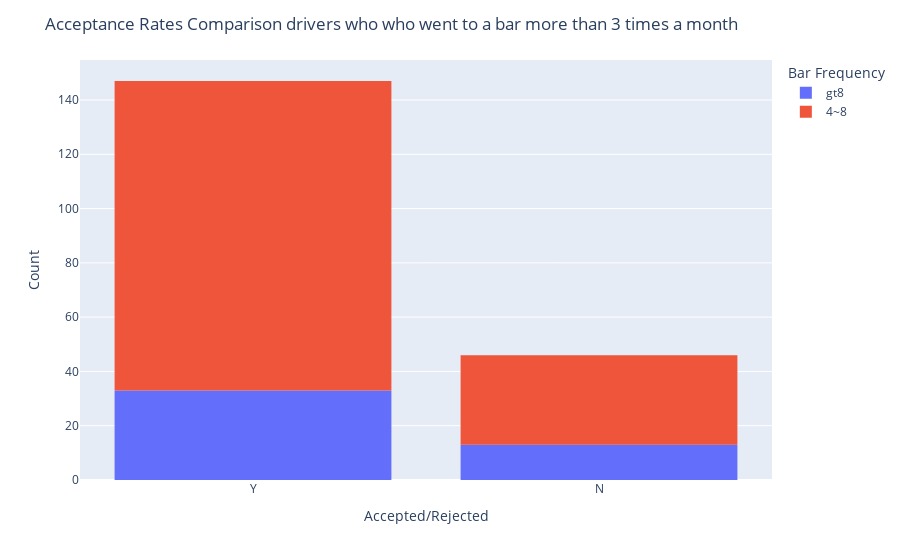

Source (notebook cell):
### Code cell
conditionality = 'drivers who who went to a bar more than 3 times a month'
filtereddf = coupons_bar
print(filtereddf.shape[0])
filtereddf = filtereddf[filtereddf['Bar'].isin(['gt8', '4~8'])]
print(filtereddf.shape[0])
accept_count = (filtereddf.query('Y == "Y"').count()['Y'])
reject_count = (filtereddf.query('Y == "N"').count()['Y'])
total_count  = accept_count + reject_count
print('Acceptance Rate for' , conditionality , '%.2f' % (accept_count/total_count*100) , '%')

fig = px.histogram(filtereddf, x='Y', color='Bar')

fig.update_layout(title=f'Acceptance Rates Comparison {conditionality}',xaxis_title='Accepted/Rejected',yaxis_title='Count',legend_title="Bar Frequency")

fig.show()

### Figure 1 — Plotly figure (JSON) as saved in the notebook; plotly's stock layout.template omitted (floating-point values rounded to 4 significant figures; data arrays with more than 128 entries replaced by an {"elided": "..."} marker saying what was removed)
{"data": [{"alignmentgroup": "True", "bingroup": "x", "hovertemplate": "Bar=gt8<br>Y=%{x}<br>count=%{y}<extra></extra>", "legendgroup": "gt8", "marker": {"color": "#636efa", "pattern": {"shape": ""}}, "name": "gt8", "offsetgroup": "gt8", "orientation": "v", "showlegend": true, "type": "histogram", "x": ["Y", "Y", "Y", "N", "Y", "Y", "Y", "Y", "Y", "Y", "Y", "Y", "Y", "Y", "Y", "Y", "Y", "Y", "Y", "Y", "Y", "N", "N", "Y", "N", "Y", "Y", "Y", "N", "N", "N", "N", "N", "N", "Y", "Y", "N", "N", "Y", "Y", "Y", "Y", "Y", "N", "Y", "Y"], "xaxis": "x", "yaxis": "y"}, {"alignmentgroup": "True", "bingroup": "x", "hovertemplate": "Bar=4~8<br>Y=%{x}<br>count=%{y}<extra></extra>", "legendgroup": "4~8", "marker": {"color": "#EF553B", "pattern": {"shape": ""}}, "name": "4~8", "offsetgroup": "4~8", "orientation": "v", "showlegend": true, "type": "histogram", "x": {"elided": "147 str values"}, "xaxis": "x", "yaxis": "y"}], "layout": {"barmode": "relative", "legend": {"title": {"text": "Bar Frequency"}, "tracegroupgap": 0}, "margin": {"t": 60}, "title": {"text": "Acceptance Rates Comparison drivers who who went to a bar more than 3 times a month"}, "xaxis": {"anchor": "y", "domain": [0, 1], "title": {"text": "Accepted/Rejected"}}, "yaxis": {"anchor": "x", "domain": [0, 1], "title": {"text": "Count"}}}}
